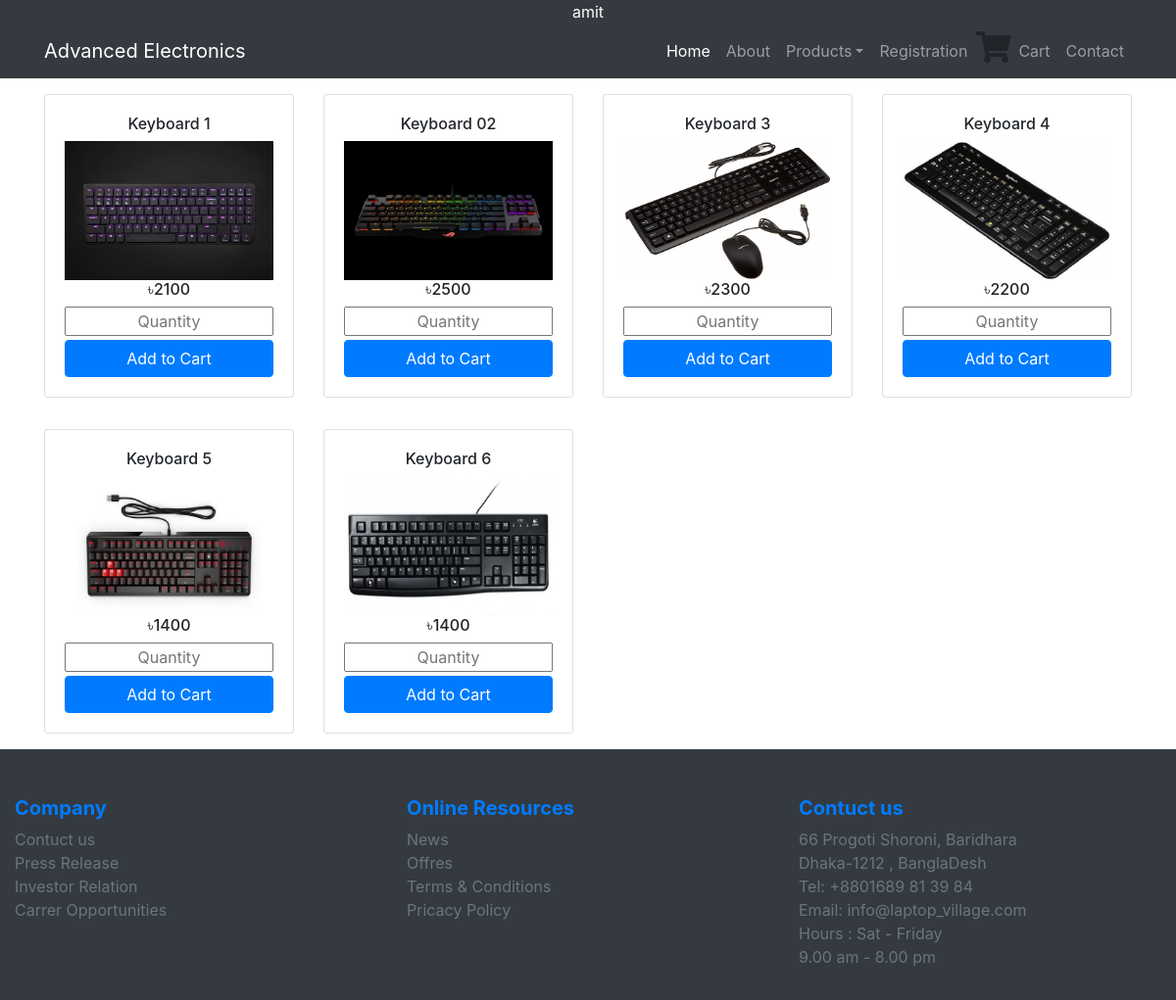
Page /item.php?name=Keyboard (signed in) on the committed database.
### tables this page shows
CREATE TABLE `productdetails` (
  `id` int(11) NOT NULL,
  `productId` int(11) NOT NULL,
  `name` varchar(255) NOT NULL,
  `image` varchar(255) NOT NULL,
  `price` float NOT NULL
);

### item.php (the view, shortened to what this page needs)
<!doctype html>
<html lang="en">
  <head>
    <link rel="stylesheet" href="https://maxcdn.bootstrapcdn.com/bootstrap/4.0.0/css/bootstrap.min.css">
    <link rel="stylesheet" href="https://use.fontawesome.com/releases/v5.8.1/css/all.css">
  </head>
  <body>
    <div class="text-center bg-dark text-white">
        <?php
        if(isset($_SESSION['username']))
            echo $_SESSION['username'];
        else
            echo "login please";
        ?>
    </div>
    <nav class="navbar navbar-expand-lg navbar-dark bg-dark">
        <div class="container">
             <a class="navbar-brand" href="#">Advanced Electronics</a>
                <div class="collapse navbar-collapse" id="navbarSupportedContent">
                <ul class="navbar-nav ml-auto">
                    <li class="nav-item active">
                        <a class="nav-link" href="index.php">Home </a>
                    </li>
                    <li class="nav-item">
                        <a class="nav-link" href="#">About</a>
                    </li>
                    <li class="nav-item dropdown">
                                        <a class="nav-link dropdown-toggle" href="#" id="navbarDropdown" role="button" data-toggle="dropdown">Products</a>
                    </li>
                    <li class="nav-item">
                        <a class="nav-link" href="registration.php">Registration</a>
                   </li>
                   <li class="nav-item">
                   <div class="btn-group">
                       <i class="fas fa-shopping-cart fa-2x "></i>
                       <a class="nav-link" href="cart.php">Cart</a>
                   </div>
                   </li>
                   <li class="nav-item">
                        <a class="nav-link" href="contact.php">Contact</a>
                   </li>
                </ul>
              </div>
         </div>
    </nav>
    <?php
        $connection = mysqli_connect('localhost','root');
        mysqli_select_db($connection,'Furniturebd');
        $getName = $_GET['name'];
        $query = "SELECT productId FROM `product` where name = '$getName' ";
        $queryfire = mysqli_query($connection,$query);
        $num = mysqli_num_rows($queryfire);
        if($num>0)
        {
            while($product = mysqli_fetch_array($queryfire))
            {
                $p = $product['productId'];
            }
         }
      ?>
        <div class="container">
        <div class="row">
            <?php
                $connection = mysqli_connect('localhost','root');
                mysqli_select_db($connection,'Furniturebd');
                    if($connection)
                    {
                        $getName = $_GET['name'];
                        $query = "SELECT productId FROM `product` where name = '$getName' ";
                        $queryfire = mysqli_query($connection,$query);
                        $num = mysqli_num_rows($queryfire);
                        if($num>0)
                        {
                            while($product = mysqli_fetch_array($queryfire))
                            {
                                $p = $product['productId'];
                            }
                        }
                        $queryForProducts = "SELECT * FROM `productdetails` WHERE productId='$p'";
                        $queryfire = mysqli_query($connection,$queryForProducts);
                        $rowCount = mysqli_num_rows($queryfire);
                        if($rowCount > 0)
                        {
                            while($product = mysqli_fetch_array($queryfire))
                            {
                            ?>
                                  <div class="col-lg-3 col-md-6 col-sm-12 ">
                                      <form method="post" action="">
                                          <div class="card mb-3 mt-3 ">
                                              <div class="card-body">
                                                 <h6 class="text-center"> <?php echo $product['name'] ?></h6>
                                                  <img class="img-fluid" src="<?php echo $product['image']; ?>" alt="image not found :( ">
                                                  <h6 class="text-center"> &#2547;<?php echo $product['price'] ?></h6>
                                                  <div>
                                                      <input type="text" name="qty" class="from-control text-center col-12 mb-1" placeholder="Quantity">
                                                  </div>
                                                  <div>
                                                      <input type="submit" name="add" value="Add to Cart" class="btn btn-primary btn-block">
                                                  </div>
                                              </div>
                                          </div>
                                      </form>
                                  </div>
                               <?php
                            }
                        }
                    }
                ?>
        </div>
    </div>
        <div class="container-fluid" id="3rd">
        <div class="row bg-dark">
            <div class="col-lg-4 col-md-12 cpl-sm-12 float-lg-left float-md-left mt-5">
               <div>
                   <h5 class = "font-weight-bold text-primary">Company</h5>
               </div>
                <div>
                    <a class="text-secondary" href="contact.php">Contuct us</a>
                </div>
                <div>
                    <a class="text-secondary" href="">Press Release</a>
                </div>
                <div>
                    <a class="text-secondary" href="">Investor Relation</a>
                </div>
                <div>
                    <a class="text-secondary" href="">Carrer Opportunities</a>
                </div>
            </div>
            <div class="col-lg-4 col-md-12 cpl-sm-12 float-lg-left float-md-left mt-5">
               <div>
                   <h5 class = "font-weight-bold text-primary">Online Resources</h5>
               </div>
                <div>
                    <a class="text-secondary" href="">News</a>
                </div>
                <div>
                    <a class="text-secondary" href="">Offres</a>
                </div>
                <div>
                    <a class="text-secondary" href="">Terms &amp; Conditions</a>
                </div>
                <div>
                    <a class="text-secondary" href="">Pricacy  Policy</a>
                </div>
            </div>
            <div class="col-lg-4 col-md-12 cpl-sm-12 float-lg-left float-md-left mt-5 mb-3">
               <div>
                   <h5 class = "font-weight-bold text-primary">Contuct us</h5>
               </div>
                <div>
                    <p class="text-secondary " >66 Progoti Shoroni, Baridhara</br>Dhaka-1212 , BanglaDesh<br/>Tel: +8801689 81 39 84</br>Email: info&#64;laptop_village.com</br>Hours : Sat - Friday</br>9.00 am - 8.00 pm</p>
                </div>
            </div>
        </div>
    </div>
</body>
</html>

### rows in the picture
productdetails: name "Keyboard 1", image (picture), price "2100"
productdetails: name "Keyboard 02", image (picture), price "2500"
productdetails: name "Keyboard 3", image (picture), price "2300"
productdetails: name "Keyboard 4", image (picture), price "2200"
productdetails: name "Keyboard 5", image (picture), price "1400"
productdetails: name "Keyboard 6", image (picture), price "1400"

### other values in the picture
$_SESSION['username'] "amit"
